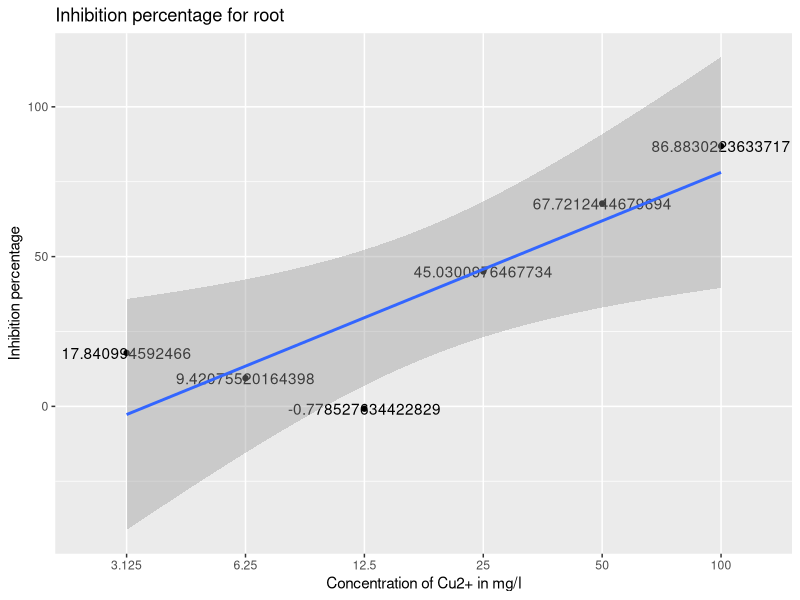
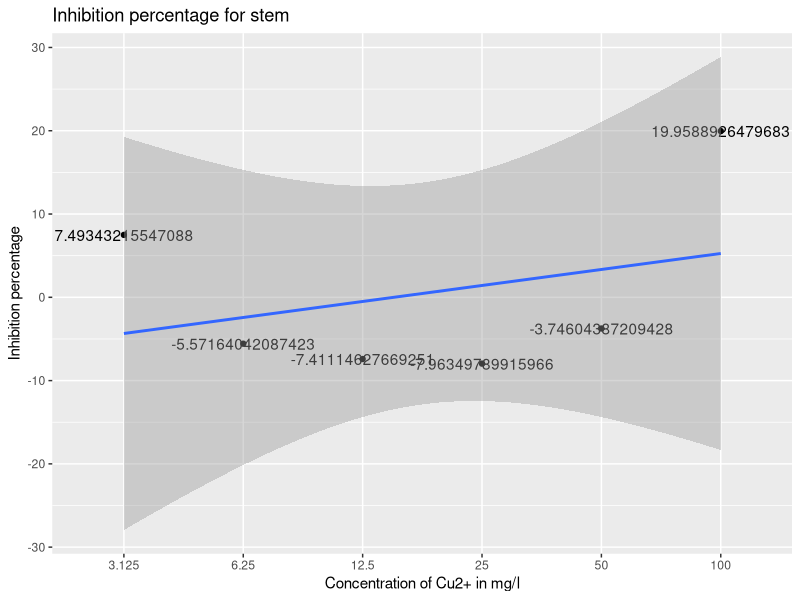
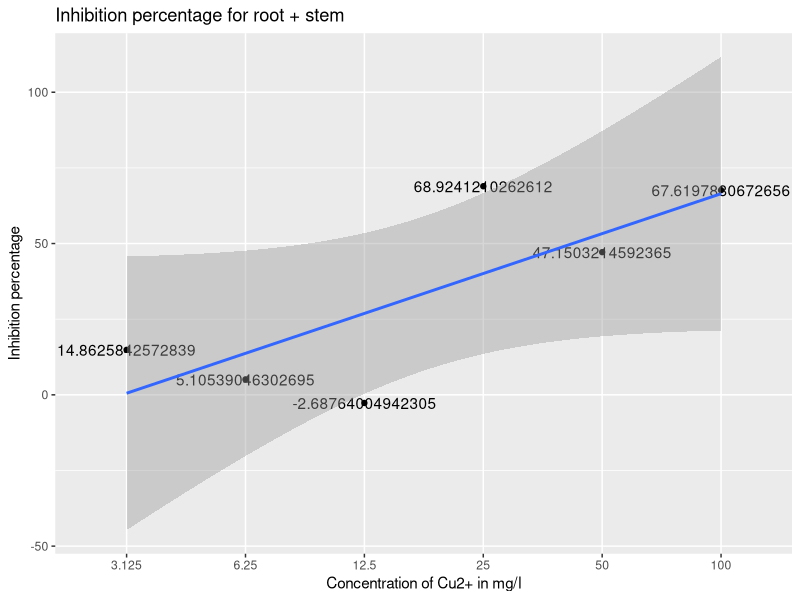
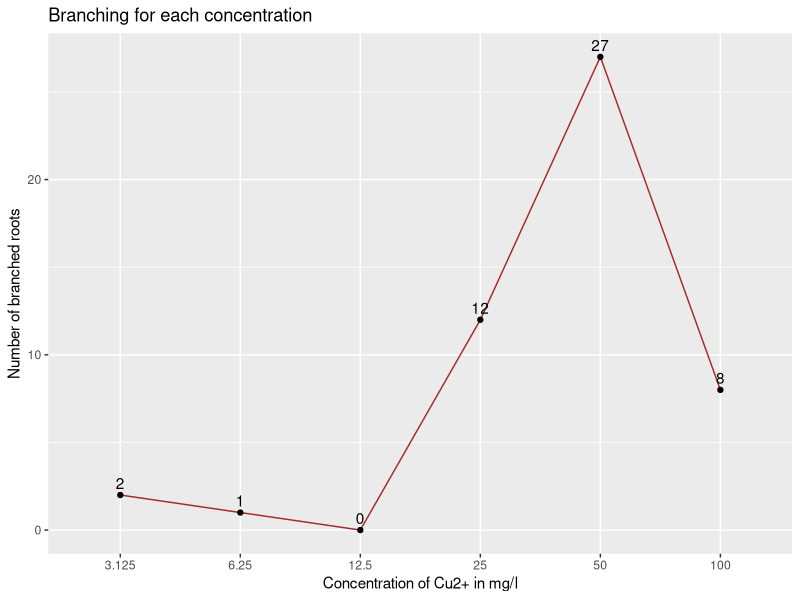

These charts were generated, in order, by the following R code:
## ---- chunk 1
# Reading control sample data
k = read.csv('../data/K.csv')
k
## ---- chunk 2
# Control sample root_size mean and standard deviation
control_root = mean(k$root_size)
control_root
sd(k$root_size)
## ---- chunk 3
# Control sample stem_size mean and standard deviation
control_stem = mean(k$stem_size)
control_stem
sd(k$stem_size)
## ---- chunk 4
# Control sample sum mean and standard deviation
control_sum = mean(k$sum)
control_sum
sd(k$sum)
## ---- chunk 5
# Reading data for 100mg/l concentration of Cu2+
conc_100mg = read.csv('../data/100mg.csv')
conc_100mg
## ---- chunk 6
# 100mg/l root_size mean and standard deviation
root_100mg = mean(conc_100mg$root_size)
root_100mg
sd(conc_100mg$root_size)

# Root growth inhibition percentage, compared to control sample
root_limit_100mg = 100 - (root_100mg/control_root)*100
root_limit_100mg
## ---- chunk 7
# 100mg/l stem_size mean and standard deviation
stem_100mg = mean(conc_100mg$stem_size)
stem_100mg
sd(conc_100mg$stem_size)

# Stem growth inhibition percentage, compared to control sample
stem_limit_100mg = 100 - (stem_100mg/control_stem)*100
stem_limit_100mg
## ---- chunk 8
# 100mg/l sum mean and standard deviation
sum_100mg = mean(conc_100mg$sum)
sum_100mg
sd(conc_100mg$sum)

# Overall growth inhibition percentage, compared to control sample
sum_limit_100mg = 100 - (sum_100mg/control_sum)*100
sum_limit_100mg
## ---- chunk 9
# Reading data for 50mg/l concentration of Cu2+
conc_50mg = read.csv('../data/50mg.csv')
conc_50mg
## ---- chunk 10
# 50mg/l root_size mean and standard deviation
root_50mg = mean(conc_50mg$root_size)
root_50mg
sd(conc_50mg$root_size)

# Root growth inhibition percentage, compared to control sample
root_limit_50mg = 100 - (root_50mg/control_root)*100
root_limit_50mg
## ---- chunk 11
# 50mg/l stem_size mean and standard deviation
stem_50mg = mean(conc_50mg$stem_size)
stem_50mg
sd(conc_50mg$stem_size)

# Stem growth inhibition percentage, compared to control sample
stem_limit_50mg = 100 - (stem_50mg/control_stem)*100
stem_limit_50mg
## ---- chunk 12
# 50mg/l sum mean and standard deviation
sum_50mg = mean(conc_50mg$sum)
sum_50mg
sd(conc_50mg$sum)

# Overall growth inhibition percentage, compared to control sample
sum_limit_50mg = 100 - (sum_50mg/control_sum)*100
sum_limit_50mg
## ---- chunk 13
# Reading data for 25mg/l concentration of Cu2+
conc_25mg = read.csv('../data/25mg.csv')
conc_25mg
## ---- chunk 14
# 25mg/l root_size mean + standard deviation
root_25mg = mean(conc_25mg$root_size)
root_25mg
sd(conc_25mg$root_size)

# Root growth inhibition percentage, compared to control sample
root_limit_25mg = 100 - (root_25mg/control_root)*100
root_limit_25mg
## ---- chunk 15
# 25mg/l stem_size mean + standard deviation
stem_25mg = mean(conc_25mg$stem_size)
stem_25mg
sd(conc_25mg$stem_size)

# Stem growth inhibition percentage, compared to control sample
stem_limit_25mg = 100 - (stem_25mg/control_stem)*100
stem_limit_25mg
## ---- chunk 16
# 25mg/l sum mean + standard deviation
sum_25mg = mean(conc_25mg$sum)
sum_25mg
sd(conc_25mg$sum)

# Overall growth inhibition percentage, compared to control sample
sum_limit_25mg = 100 - (stem_25mg/control_sum)*100
sum_limit_25mg
## ---- chunk 17
# Reading data for 12.5mg/l concentration of Cu2+
conc_12.5mg = read.csv('../data/12.5mg.csv')
conc_12.5mg
## ---- chunk 18
# 12.5mg/l root_size mean + standard deviation
root_12.5mg = mean(conc_12.5mg$root_size)
root_12.5mg
sd(conc_12.5mg$root_size)

# Root growth inhibition percentage, compared to control sample
root_limit_12.5mg = 100 - (root_12.5mg/control_root)*100
root_limit_12.5mg
## ---- chunk 19
# 12.5mg/l stem_size mean + standard deviation
stem_12.5mg = mean(conc_12.5mg$stem_size)
stem_12.5mg
sd(conc_12.5mg$stem_size)

# Stem growth inhibition percentage, compared to control sample
stem_limit_12.5mg = 100 - (stem_12.5mg/control_stem)*100
stem_limit_12.5mg
## ---- chunk 20
# 12.5mg/l sum mean + standard deviation
sum_12.5mg = mean(conc_12.5mg$sum)
sum_12.5mg
sd(conc_12.5mg$sum)

# Overall growth inhibition percentage, compared to control sample
sum_limit_12.5mg = 100 - (sum_12.5mg/control_sum)*100
sum_limit_12.5mg
## ---- chunk 21
# Reading data for 6.25mg/l concentration of Cu2+
conc_6.25mg = read.csv('../data/6.25mg.csv')
conc_6.25mg
## ---- chunk 22
# 6.25mg/l root_size mean + standard deviation
root_6.25mg = mean(conc_6.25mg$root_size)
root_6.25mg
sd(conc_6.25mg$root_size)

# Root growth inhibition percentage, compared to control sample
root_limit_6.25mg = 100 - (root_6.25mg/control_root)*100
root_limit_6.25mg
## ---- chunk 23
# 6.25mg/l stem_size mean + standard deviation
stem_6.25mg = mean(conc_6.25mg$stem_size)
stem_6.25mg
sd(conc_6.25mg$stem_size)

# Stem growth inhibition percentage, compared to control sample
stem_limit_6.25mg = 100 - (stem_6.25mg/control_stem)*100
stem_limit_6.25mg
## ---- chunk 24
# 6.25mg/l sum mean + standard deviation
sum_6.25mg = mean(conc_6.25mg$sum)
sum_6.25mg
sd(conc_6.25mg$sum)

# Overall growth inhibition percentage, compared to control sample
sum_limit_6.25mg = 100 - (sum_6.25mg/control_sum)*100
sum_limit_6.25mg
## ---- chunk 25
# Reading data for 3.125mg/l concentration of Cu2+
conc_3.125mg = read.csv('../data/3.125mg.csv')
conc_3.125mg
## ---- chunk 26
# 3.125mg/l root_size mean + standard deviation
root_3.125mg = mean(conc_3.125mg$root_size)
root_3.125mg
sd(conc_3.125mg$root_size)

# Root growth inhibition percentage, compared to control sample
root_limit_3.125mg = 100 - (root_3.125mg/control_root)*100
root_limit_3.125mg
## ---- chunk 27
# 3.125mg/l stem_size mean and standard deviation
stem_3.125mg = mean(conc_3.125mg$stem_size)
stem_3.125mg
sd(conc_3.125mg$stem_size)

# Stem growth inhibition percentage, compared to control sample
stem_limit_3.125mg = 100 - (stem_3.125mg/control_stem)*100
stem_limit_3.125mg
## ---- chunk 28
# 3.125mg/l sum mean and standard deviation
sum_3.125mg = mean(conc_3.125mg$sum)
sum_3.125mg
sd(conc_3.125mg$sum)

# Overall growth inhibition percentage, compared to control sample
sum_limit_3.125mg = 100 - (sum_3.125mg/control_sum)*100
sum_limit_3.125mg
## ---- chunk 29
x = c(3.125, 6.25, 12.5, 25, 50, 100)
y_root = c(root_limit_3.125mg, root_limit_6.25mg, root_limit_12.5mg, root_limit_25mg, root_limit_50mg, root_limit_100mg)
y_stem = c(stem_limit_3.125mg, stem_limit_6.25mg, stem_limit_12.5mg, stem_limit_25mg, stem_limit_50mg, stem_limit_100mg)
y_sum = c(sum_limit_3.125mg, sum_limit_6.25mg, sum_limit_12.5mg, sum_limit_25mg, sum_limit_50mg, sum_limit_100mg)
## ---- chunk 30
library(ggplot2)
## ---- chunk 31
df_root = data.frame(x,y_root)
ggplot(df_root, aes(x=factor(x), y=y_root, group=1)) + geom_point() + geom_text(aes(label=y_root)) + stat_smooth(method='lm') + ggtitle('Inhibition percentage for root') + ylab('Inhibition percentage') + xlab('Concentration of Cu2+ in mg/l')
model_root = lm(y_root ~ x, data = df_root)
model_root
b0_root = summary(model_root)$coefficients[1,1]
b1_root = summary(model_root)$coefficients[2,1]
ec50_root = (50 - b0_root)/b1_root
ec50_root
## ---- chunk 32
df_stem = data.frame(x,y_stem)
ggplot(df_stem, aes(x=factor(x), y=y_stem, group=1)) + geom_point() + geom_text(aes(label=y_stem)) + stat_smooth(method='lm') + ggtitle('Inhibition percentage for stem') + ylab('Inhibition percentage') + xlab('Concentration of Cu2+ in mg/l')
model_stem = lm(y_stem ~ x, data = df_stem)
model_stem
b0_stem = summary(model_stem)$coefficients[1,1]
b1_stem = summary(model_stem)$coefficients[2,1]
ec50_stem = (50 - b0_stem)/b1_stem
ec50_stem
## ---- chunk 33
df_sum = data.frame(x,y_sum)
ggplot(df_sum, aes(x=factor(x), y=y_sum, group=1)) + geom_point() + geom_text(aes(label=y_sum)) + stat_smooth(method='lm') + ggtitle('Inhibition percentage for root + stem') + ylab('Inhibition percentage') + xlab('Concentration of Cu2+ in mg/l')
model_sum = lm(y_sum ~ x, data = df_sum)
model_sum
b0_sum = summary(model_sum)$coefficients[1,1]
b1_sum = summary(model_sum)$coefficients[2,1]
ec50_sum = (50 - b0_sum)/b1_sum
ec50_sum
## ---- chunk 34
ec50 = c(ec50_root,ec50_stem,ec50_sum)
names = c("root", "stem", "sum")
df_ec50 = data.frame(names, ec50)
df_ec50
## ---- chunk 35
branched = c(sum(conc_3.125mg$root_branching), sum(conc_6.25mg$root_branching), sum(conc_12.5mg$root_branching), sum(conc_25mg$root_branching), sum(conc_50mg$root_branching), sum(conc_100mg$root_branching))
df_branched = data.frame(x, branched)
ggplot(df_branched, aes(x=factor(x), y=branched, group=1)) + geom_line(color="brown") + geom_point() + geom_text(aes(label=branched), vjust = -0.5) + ggtitle('Branching for each concentration') + ylab('Number of branched roots') + xlab('Concentration of Cu2+ in mg/l')
